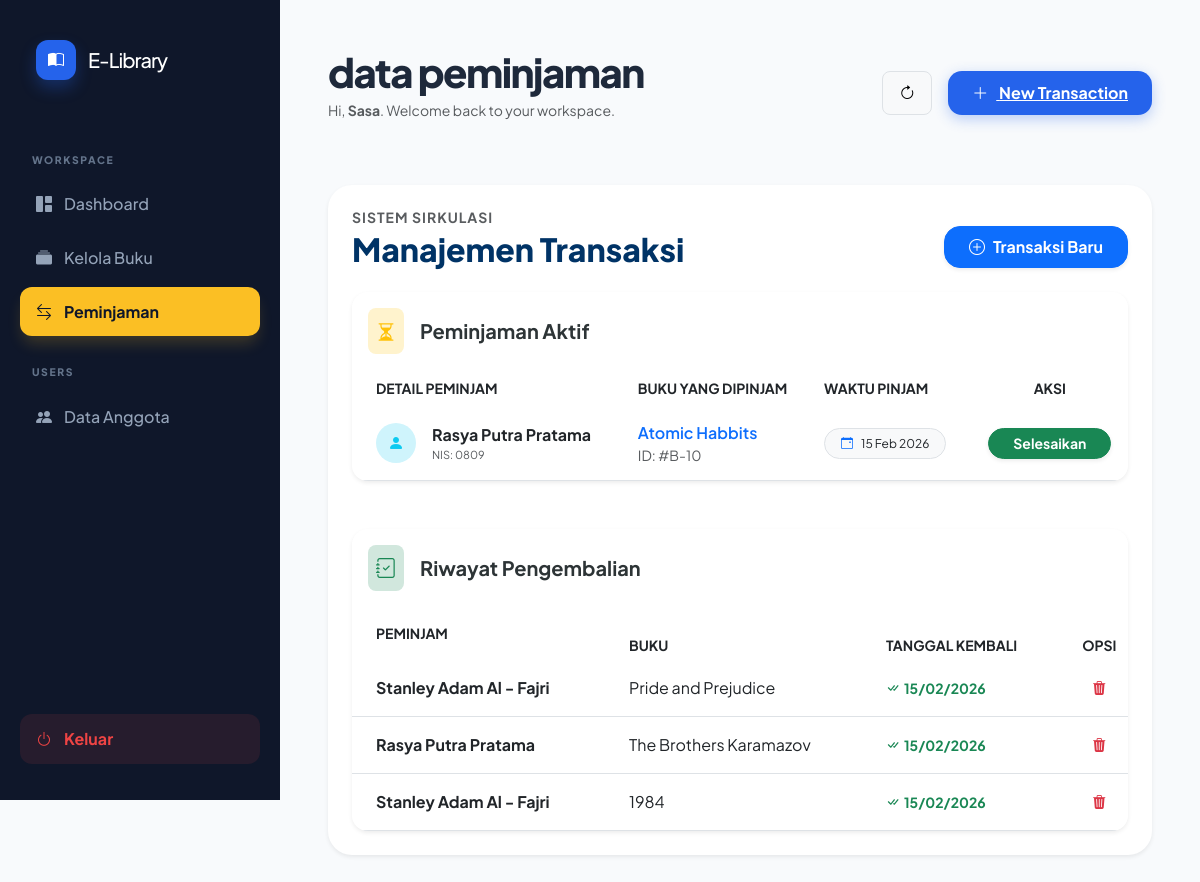
Page /admin/dashboard.php?halaman=data_peminjaman (signed in) on the committed database.
### tables this page shows
CREATE TABLE `transaksi` (
  `id_transaksi` int(6) NOT NULL,
  `id_anggota` int(50) NOT NULL,
  `id_buku` int(50) NOT NULL,
  `tgl_pinjam` datetime(6) NOT NULL DEFAULT current_timestamp(6),
  `tgl_kembali` datetime(6) NOT NULL DEFAULT current_timestamp(6),
  `status_transaksi` enum('Peminjaman','Pengembalian') NOT NULL
);

CREATE TABLE `anggota` (
  `id_anggota` int(6) NOT NULL,
  `nis` varchar(50) NOT NULL,
  `nama_anggota` varchar(50) NOT NULL,
  `username` varchar(50) NOT NULL,
  `password` varchar(50) NOT NULL,
  `kelas` varchar(50) NOT NULL
);

CREATE TABLE `buku` (
  `id_buku` int(6) NOT NULL,
  `judul_buku` varchar(50) NOT NULL,
  `pengarang` varchar(50) NOT NULL,
  `penerbit` varchar(50) NOT NULL,
  `tahun_terbit` year(4) NOT NULL,
  `status` enum('tersedia','tidak') NOT NULL,
  `gambar` varchar(255) NOT NULL
);

### admin/data_peminjaman.php (the view, shortened to what this page needs)
<div class="row mb-4 align-items-end">
    <div class="col">
        <h6 class="text-uppercase text-muted fw-bold small mb-1" style="letter-spacing: 1px;">Sistem Sirkulasi</h6>
        <h2 class="fw-extrabold m-0" style="color: #003366; font-weight: 800;">Manajemen Transaksi</h2>
    </div>
    <div class="col-auto">
        <a href="?halaman=input_peminjaman" class="btn btn-primary px-4 py-2 rounded-4 shadow-sm fw-bold">
            <i class="bi bi-plus-circle me-2"></i>Transaksi Baru
        </a>
    </div>
</div>
<div class="card border-0 shadow-sm rounded-4 mb-5 overflow-hidden">
    <div class="card-header bg-white border-0 py-3">
        <div class="d-flex align-items-center">
            <div class="bg-warning-subtle text-warning p-2 rounded-3 me-3">
                <i class="bi bi-hourglass-split fs-5"></i>
            </div>
            <h5 class="m-0 fw-bold" style="color: #2d3436;">Peminjaman Aktif</h5>
        </div>
    </div>
    <div class="table-responsive">
        <table class="table table-hover align-middle mb-0">
            <thead class="bg-light">
                <tr class="small text-muted text-uppercase">
                    <th class="ps-4 border-0">Detail Peminjam</th>
                    <th class="border-0">Buku yang Dipinjam</th>
                    <th class="border-0">Waktu Pinjam</th>
                    <th class="text-center border-0">Aksi</th>
                </tr>
            </thead>
            <tbody>
                <?php
                include "../koneksi.php";
                $query = "SELECT * FROM transaksi, buku, anggota WHERE buku.id_buku=transaksi.id_buku AND anggota.id_anggota=transaksi.id_anggota AND transaksi.status_transaksi='Peminjaman' ORDER BY transaksi.id_transaksi DESC";
                $data = mysqli_query($koneksi, $query);
                foreach($data as $pinjam) {
                ?>
                <tr style="transition: 0.3s;">
                    <td class="ps-4 py-3">
                        <div class="d-flex align-items-center">
                            <div class="avatar-sm bg-info-subtle text-info rounded-circle d-flex align-items-center justify-content-center me-3" style="width: 40px; height: 40px;">
                                <i class="bi bi-person-fill"></i>
                            </div>
                            <div>
                                <div class="fw-bold text-dark"><?= $pinjam['nama_anggota']; ?></div>
                                <div class="text-muted" style="font-size: 11px;">NIS: <?= $pinjam['nis']; ?></div>
                            </div>
                        </div>
                    </td>
                    <td>
                        <div class="fw-semibold text-primary"><?= $pinjam['judul_buku']; ?></div>
                        <div class="small text-muted">ID: #B-<?= $pinjam['id_buku']; ?></div>
                    </td>
                    <td>
                        <div class="badge bg-light text-dark border fw-normal px-3 py-2 rounded-pill">
                            <i class="bi bi-calendar-event me-2 text-primary"></i><?= date('d M Y', strtotime($pinjam['tgl_pinjam'])); ?>
                        </div>
                    </td>
                    <td class="text-center">
                        <button onclick="prosesSelesai('Proses pengembalian buku ini?', <?= $pinjam['id_transaksi'] ?>, <?= $pinjam['id_buku'] ?>)"
                                class="btn btn-success btn-sm px-4 rounded-pill shadow-sm fw-bold">
                            Selesaikan
                        </button>
                    </td>
                </tr>
                <?php } ?>
            </tbody>
        </table>
    </div>
</div>
<div class="card border-0 shadow-sm rounded-4 overflow-hidden">
    <div class="card-header bg-white border-0 py-3">
        <div class="d-flex align-items-center">
            <div class="bg-success-subtle text-success p-2 rounded-3 me-3">
                <i class="bi bi-journal-check fs-5"></i>
            </div>
            <h5 class="m-0 fw-bold" style="color: #2d3436;">Riwayat Pengembalian</h5>
        </div>
    </div>
    <div class="table-responsive">
        <table class="table table-sm table-hover align-middle mb-0">
            <thead class="bg-dark text-white">
                <tr class="small text-uppercase">
                    <th class="ps-4 py-3 border-0">Peminjam</th>
                    <th class="border-0">Buku</th>
                    <th class="border-0">Tanggal Kembali</th>
                    <th class="text-center border-0">Opsi</th>
                </tr>
            </thead>
            <tbody class="text-muted">
                <?php
                $query2 = "SELECT * FROM transaksi, buku, anggota WHERE buku.id_buku=transaksi.id_buku AND anggota.id_anggota=transaksi.id_anggota AND transaksi.status_transaksi='Pengembalian' ORDER BY transaksi.id_transaksi DESC";
                $data2 = mysqli_query($koneksi, $query2);
                foreach($data2 as $pinjam) {
                ?>
                <tr>
                    <td class="ps-4 py-3 fw-bold"><?= $pinjam['nama_anggota']; ?></td>
                    <td><?= $pinjam['judul_buku']; ?></td>
                    <td><span class="text-success small fw-bold"><i class="bi bi-check-all me-1"></i><?= date('d/m/Y', strtotime($pinjam['tgl_kembali'])); ?></span></td>
                    <td class="text-center">
                        <button onclick="prosesHapus('Hapus riwayat permanen?', <?= $pinjam['id_transaksi'] ?>)" class="btn btn-outline-danger btn-sm border-0">
                            <i class="bi bi-trash3-fill"></i>
                        </button>
                    </td>
                </tr>
                <?php } ?>
            </tbody>
        </table>
    </div>
</div>

### admin/dashboard.php (style rules this page uses)
:root { --primary: #2563eb; --dark-navy: #0f172a; --slate-gray: #64748b; --bg-body: #f8fafc; --sidebar-width: 280px; --accent-gold: #fbbf24; }
body { background-color: var(--bg-body); font-family: 'Plus Jakarta Sans', sans-serif; color: #1e293b; overflow-x: hidden; }

### rows in the picture
transaksi: id_anggota.nama_anggota "Rasya Putra Pratama", id_anggota.nis "0809", id_buku.judul_buku "Atomic Habbits", id_buku.id_buku "10", tgl_pinjam "15 Feb 2026"
transaksi: id_anggota.nama_anggota "Stanley Adam Al - Fajri", id_buku.judul_buku "Pride and Prejudice", tgl_kembali "15/02/2026"
transaksi: id_anggota.nama_anggota "Rasya Putra Pratama", id_buku.judul_buku "The Brothers Karamazov", tgl_kembali "15/02/2026"
transaksi: id_anggota.nama_anggota "Stanley Adam Al - Fajri", id_buku.judul_buku "1984", tgl_kembali "15/02/2026"

### other values in the picture
str_replace('_', ' ', $halaman) "data peminjaman"
$_SESSION['nama_admin'] "Sasa"
